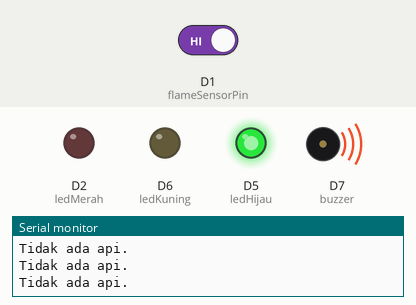
Simulated run of this sketch. Board: ESP8266 (NodeMCU). Parts: output pins drawn as LEDs (lit = HIGH), buzzer (waves = sounding, pin HIGH), the last lines printed to the serial monitor. The inputs (shaded band) are chosen by the test bench; at power-on: D1 (flameSensorPin) HIGH.

Above: at 1.2 s.
1.3 s: D1 (flameSensorPin) driven LOW
At 2.1 s:
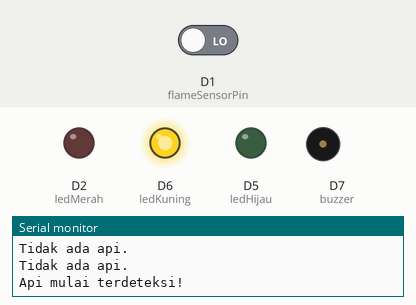
At 3.8 s:
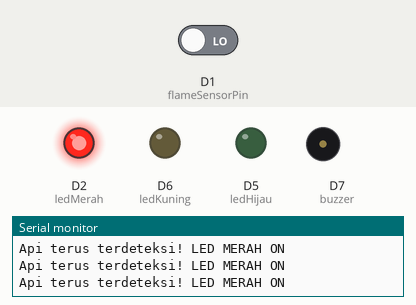
4.3 s: D1 (flameSensorPin) driven HIGH
At 4.8 s:
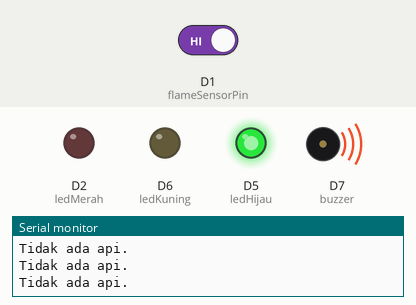
Timing chart, 0 to 7.3 s (numbered marks = the images above; inputs shaded):
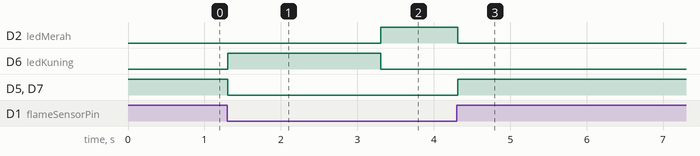

Measured:
- after the input at 1.3 s, D2 (ledMerah): LOW → HIGH after 2.0 s; D6 (ledKuning): LOW → HIGH at once, → LOW 2.0 s later; D5 (ledHijau), D7 (buzzer): HIGH → LOW at once
- after the input at 4.3 s, D2 (ledMerah): HIGH → LOW at once; D5 (ledHijau), D7 (buzzer): LOW → HIGH at once

The sketch:

project_agniot.ino
```cpp
const int flameSensorPin = D1;

const int ledMerah = D2;
const int ledHijau = D5;
const int ledKuning = D6;

const int buzzer = D7;

// Api harus terus terdeteksi selama 2 detik
const unsigned long waktuApi = 2000;

unsigned long waktuMulaiApi = 0;

bool apiSedangTerdeteksi = false;

void setup() {
  Serial.begin(115200);

  pinMode(flameSensorPin, INPUT);

  pinMode(ledMerah, OUTPUT);
  pinMode(ledHijau, OUTPUT);
  pinMode(ledKuning, OUTPUT);

  pinMode(buzzer, OUTPUT);

  // Kondisi awal
  digitalWrite(ledHijau, HIGH);
  digitalWrite(ledKuning, LOW);
  digitalWrite(ledMerah, LOW);

  // Buzzer aktif LOW, jadi HIGH = mati
  digitalWrite(buzzer, HIGH);
}

void loop() {

  int flame = digitalRead(flameSensorPin);

  // =================================
  // API TERDETEKSI
  // =================================
  if (flame == LOW) {

    // Baru pertama kali mendeteksi api
    if (!apiSedangTerdeteksi) {

      apiSedangTerdeteksi = true;

      waktuMulaiApi = millis();

      Serial.println("Api mulai terdeteksi!");

      // LED kuning sebagai peringatan
      digitalWrite(ledHijau, LOW);
      digitalWrite(ledKuning, HIGH);
      digitalWrite(ledMerah, LOW);

      // Buzzer aktif LOW
      digitalWrite(buzzer, LOW);
    }

    // Jika api terus terdeteksi selama 2 detik
    if (millis() - waktuMulaiApi >= waktuApi) {

      digitalWrite(ledKuning, LOW);
      digitalWrite(ledMerah, HIGH);

      Serial.println("Api terus terdeteksi! LED MERAH ON");
    }
  }

  // =================================
  // API TIDAK TERDETEKSI
  // =================================
  else {

    apiSedangTerdeteksi = false;

    digitalWrite(ledHijau, HIGH);
    digitalWrite(ledKuning, LOW);
    digitalWrite(ledMerah, LOW);

    // Buzzer aktif LOW → HIGH = mati
    digitalWrite(buzzer, HIGH);

    Serial.println("Tidak ada api.");
  }

  delay(50);
}
```
